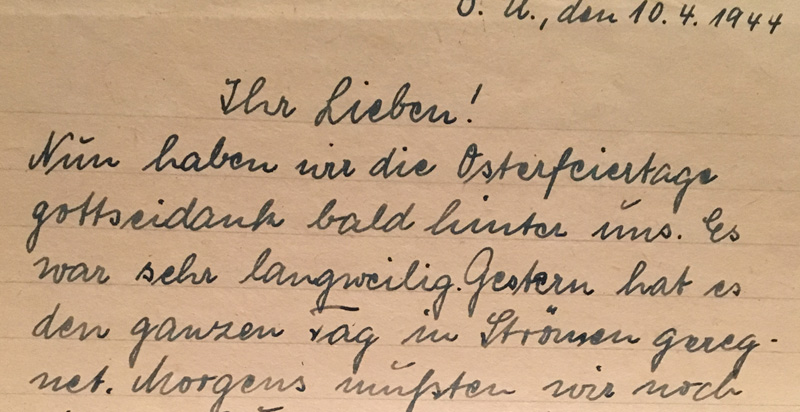
#> input picture htrvt/example/image.png, 800 x 412 px, found by its file name
$ python preprocess.py
#> lines starting #> are read from the running program, lines starting #| are printed output that depends on the picture; after the words box and inside, x2 and y2 are one past the last pixel; in counts of white or black regions, pixels touching at a corner belong together
### pipeline/utils.py
"""
utils.py — Shared helpers for the prescription digitization pipeline.
Covers: logging, I/O, image drawing, directory management.
"""

import os
import json
import logging
import cv2
import numpy as np
from pathlib import Path
from typing import List, Tuple, Any, Dict


# ─────────────────────────────────────────────
# Logging
# ─────────────────────────────────────────────

def get_logger(name: str) -> logging.Logger:
    """Returns a named logger with a consistent format."""
    logger = logging.getLogger(name)
    if not logger.handlers:
        handler = logging.StreamHandler()
        handler.setFormatter(logging.Formatter(
            "[%(asctime)s] %(levelname)-8s  %(name)s: %(message)s",
            datefmt="%H:%M:%S"
        ))
        logger.addHandler(handler)
    logger.setLevel(logging.DEBUG)
    return logger


# ─────────────────────────────────────────────
# Directory Management
# ─────────────────────────────────────────────

OUTPUT_SUBDIRS = [
    "01_preprocessed",
    "02_detection_raw",
    "03_detection_visualized",
    "04_grouped_lines_visualized",
    "05_line_crops",
    "06_recognition_raw",
    "07_recognition_with_confidence",
    "08_final_text",
    "09_error_analysis",
]

# [12 lines left out: function setup_output_dirs, not called in this run]


# ─────────────────────────────────────────────
# I/O
# ─────────────────────────────────────────────

def load_image(path: str) -> np.ndarray:
    """
    Loads an image as a BGR numpy array.
    Raises FileNotFoundError with a clear message if missing.
    """
#> called with path = '../sample_images/image.png'
    img = cv2.imread(path)
#> img is the input picture: shape (412, 800, 3); mean B, G, R 131.2, 161.6, 192.2
    if img is None:
        raise FileNotFoundError(f"Could not read image: {path}")
    return img


# [122 lines left out: functions save_json, load_json, save_text, draw_boxes, draw_lines, overlay_text_on_crop, not called in this run]

### pipeline/preprocess.py
"""
preprocess.py — Stage 1: Image Preprocessing

Converts a raw full-page handwritten image into a clean grayscale image
ready for CRAFT text detection.

Steps: load → grayscale → denoise → optional CLAHE → optional deskew

IMPORTANT: We do NOT threshold here. CRAFT needs a proper grayscale image.
"""

import cv2
import numpy as np
import os
from typing import Tuple

from utils import get_logger, load_image, setup_output_dirs


class Preprocessor:
    """
    Stage 1 of the pipeline.

    Args:
        blur_kernel  : Gaussian blur kernel size (must be odd). Use (0,0) to skip.
        use_clahe    : Apply CLAHE contrast enhancement before returning.
        deskew       : Estimate and correct page skew via Hough transform.
        output_dir   : If set, saves the preprocessed image here.
    """

    def __init__(
        self,
        blur_kernel: Tuple[int, int] = (3, 3),
        use_clahe: bool = True,
        deskew: bool = True,
        output_dir: str = None,
    ):
        self.blur_kernel = blur_kernel
        self.use_clahe = use_clahe
        self.deskew = deskew
        self.output_dir = output_dir
        self._log = get_logger("Preprocessor")

    # ─────────────────────────────────────────────
    # Public API
    # ─────────────────────────────────────────────

    def process(self, image_path: str) -> Tuple[np.ndarray, np.ndarray]:
        """
        Runs the full preprocessing chain.

        Returns:
            gray    : Processed grayscale image (H, W) — fed into CRAFT
            original: Original BGR image (H, W, 3)  — used for line cropping later
        """
        self._log.info(f"Loading image: {image_path}")
        original_bgr = load_image(image_path)
        h, w = original_bgr.shape[:2]
#> h = 412; w = 800
        self._log.info(f"  Image size: {w}×{h}")

        # Step 1 — Grayscale
        gray = cv2.cvtColor(original_bgr, cv2.COLOR_BGR2GRAY)
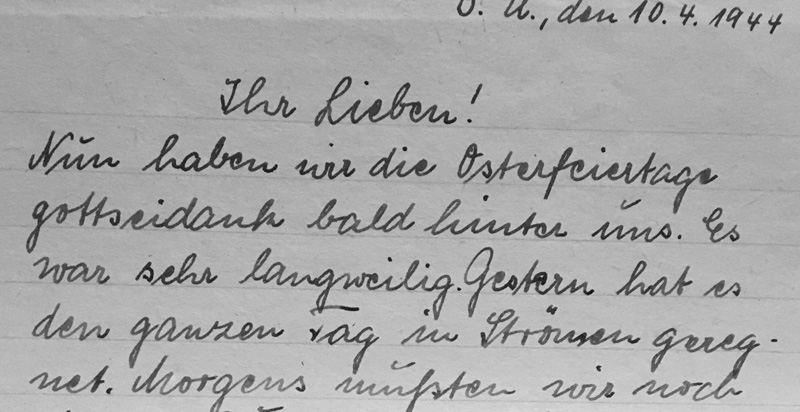
#> gray: shape (412, 800); min 8, max 222, mean 167.3
        self._log.debug("  ✓ Grayscale conversion")

        # Step 2 — Denoise
        if self.blur_kernel != (0, 0):
            gray = cv2.GaussianBlur(gray, self.blur_kernel, 0)
            self._log.debug(f"  ✓ Gaussian blur {self.blur_kernel}")

        # Step 3 — CLAHE contrast enhancement
        if self.use_clahe:
            clahe = cv2.createCLAHE(clipLimit=2.0, tileGridSize=(8, 8))
            gray = clahe.apply(gray)
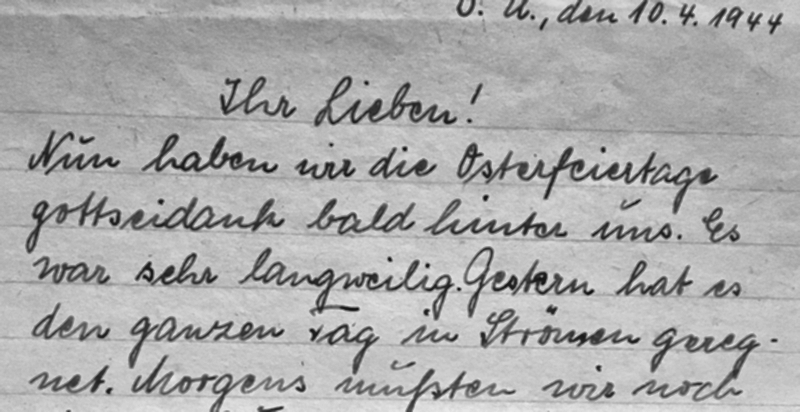
#> gray: shape (412, 800); min 16, max 233, mean 170.6
            self._log.debug("  ✓ CLAHE applied")

        # Step 4 — Deskew
        if self.deskew:
            angle = self._estimate_skew(gray)
            self._log.info(f"  Estimated skew: {angle:.2f}°")
            if abs(angle) > 0.3:
                gray = self._rotate(gray, angle)
                original_bgr = self._rotate(original_bgr, angle)
                self._log.debug(f"  ✓ Rotated by {angle:.2f}°")
            else:
                self._log.debug("  Skew within tolerance — no rotation applied")

        # Save debug output
        if self.output_dir:
            save_path = os.path.join(self.output_dir, "01_preprocessed", "gray.png")
            os.makedirs(os.path.dirname(save_path), exist_ok=True)
            cv2.imwrite(save_path, gray)
            self._log.info(f"  Saved preprocessed image → {save_path}")

        return gray, original_bgr

    # ─────────────────────────────────────────────
    # Internal Helpers
    # ─────────────────────────────────────────────

    def _estimate_skew(self, gray: np.ndarray) -> float:
        """
        Estimates page skew angle using minAreaRect on text pixel coordinates.
        Returns angle in degrees (positive = rotate CCW to correct).
        """
        # Threshold just for skew estimation (not for pipeline output)
        _, binary = cv2.threshold(gray, 0, 255, cv2.THRESH_BINARY_INV + cv2.THRESH_OTSU)
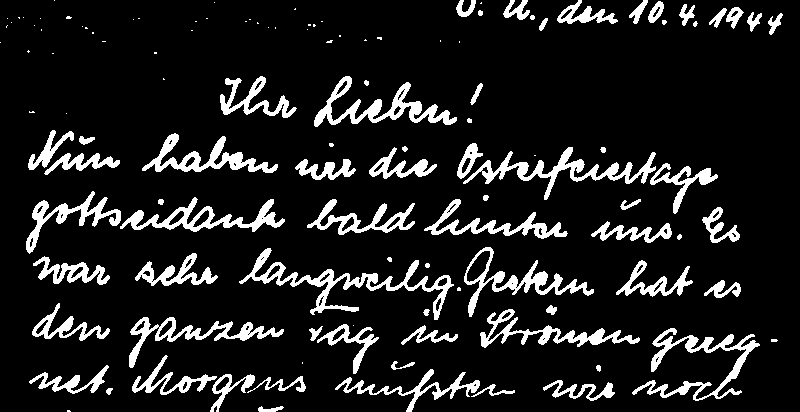
#> binary: shape (412, 800); 11.8% white; 120 white regions (51 under 20 px), largest, box (x1, y1, x2, y2) and area: (239, 248, 454, 320) 2542, (463, 147, 656, 200) 2128, (632, 328, 760, 401) 2080
        coords = np.column_stack(np.where(binary > 0))
#> coords = 38977 pairs, first value 0 to 411, second value 0 to 782
        if coords.shape[0] < 10:
            return 0.0
        angle = cv2.minAreaRect(coords)[-1]
#> angle = -90
        if angle < -45:
            angle = 90 + angle
#> angle = 0
        elif angle > 45:
            angle = angle - 90
        return -angle

    def _rotate(self, image: np.ndarray, angle: float) -> np.ndarray:
        """Rotates image around its center without cropping."""
        h, w = image.shape[:2]
        cx, cy = w // 2, h // 2
        M = cv2.getRotationMatrix2D((cx, cy), angle, 1.0)
        return cv2.warpAffine(
            image, M, (w, h),
            flags=cv2.INTER_LINEAR,
            borderMode=cv2.BORDER_REPLICATE
        )


# ─────────────────────────────────────────────
# Standalone test
# ─────────────────────────────────────────────
if __name__ == "__main__":
    import sys
    img_path = sys.argv[1] if len(sys.argv) > 1 else "../sample_images/image.png"
    p = Preprocessor(use_clahe=True, deskew=True, output_dir="../output")
    gray, bgr = p.process(img_path)
    print(f"gray shape: {gray.shape}, bgr shape: {bgr.shape}")
#| gray shape: (412, 800), bgr shape: (412, 800, 3)
    cv2.imwrite("/tmp/preprocessed_test.png", gray)
    print("Saved test result → /tmp/preprocessed_test.png")
